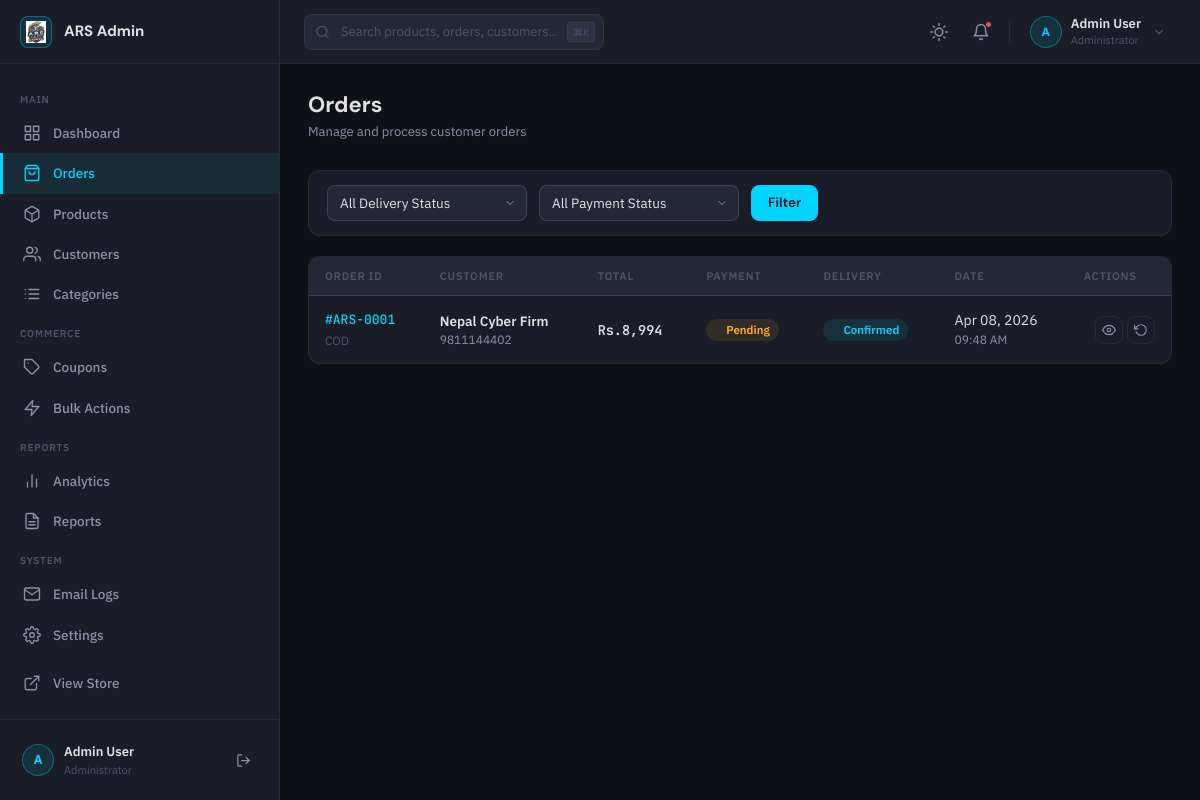
The app's page /admin/orders.php (signed in) with its own data.
### tables this page shows
CREATE TABLE `orders` (
  `id` int(11) NOT NULL AUTO_INCREMENT,
  `user_id` int(11) DEFAULT NULL,
  `total_amount` decimal(10,2) NOT NULL,
  `coupon_code` varchar(50) DEFAULT NULL,
  `discount_amount` decimal(10,2) DEFAULT 0.00,
  `payment_method` enum('COD','eSewa','BankQR') NOT NULL,
  `payment_status` enum('Pending','Paid','Failed') DEFAULT 'Pending',
  `delivery_status` enum('Pending','Confirmed','Shipped','Delivered','Cancelled') DEFAULT 'Pending',
  `current_location` varchar(255) DEFAULT 'Preparing for shipment',
  `location_updated_at` timestamp NULL DEFAULT NULL,
  `transaction_id` varchar(100) DEFAULT NULL,
  `payment_proof` varchar(255) DEFAULT NULL,
  `address` text DEFAULT NULL,
  `notes` text DEFAULT NULL,
  `created_at` timestamp NULL DEFAULT current_timestamp(),
  PRIMARY KEY (`id`),
  KEY `user_id` (`user_id`),
  CONSTRAINT `orders_ibfk_1` FOREIGN KEY (`user_id`) REFERENCES `users` (`id`)
);

CREATE TABLE `users` (
  `id` int(11) NOT NULL AUTO_INCREMENT,
  `full_name` varchar(255) NOT NULL,
  `email` varchar(255) DEFAULT NULL,
  `mobile` varchar(15) NOT NULL,
  `password` varchar(255) NOT NULL,
  `address` text DEFAULT NULL,
  `role` enum('admin','customer') DEFAULT 'customer',
  `created_at` timestamp NULL DEFAULT current_timestamp(),
  PRIMARY KEY (`id`),
  UNIQUE KEY `mobile` (`mobile`),
  UNIQUE KEY `email` (`email`)
);

### includes/functions.php (called while the page is built, shortened)
<?php
function formatPrice($price) {
    return CURRENCY . number_format((float)$price, 0);
}

### admin/orders.php (the view, shortened to what this page needs)
<?php
require_once __DIR__ . '/auth_check.php';
require_once __DIR__ . '/layout-parts.php';
$page = isset($_GET['page']) ? (int)$_GET['page'] : 1;
$per_page = 10;
$offset = ($page - 1) * $per_page;
$where = "WHERE 1=1";
$params = [];
try {
    $stmt = $pdo->prepare("
        SELECT o.*, u.full_name as customer_name, u.mobile as customer_mobile
        FROM orders o
        LEFT JOIN users u ON o.user_id = u.id
        $where
        ORDER BY o.created_at DESC
        LIMIT $per_page OFFSET $offset
    ");
    $stmt->execute($params);
    $orders = $stmt->fetchAll();
} catch (PDOException $e) {
    $orders = [];
    $total_pages = 1;
}
?>
<div class="page-header">
    <div>
        <h1 class="page-title">Orders</h1>
        <p class="page-subtitle">Manage and process customer orders</p>
    </div>
</div>
<div class="filter-bar">
    <form method="GET" style="display: flex; gap: 12px; flex-wrap: wrap; flex: 1;">
        <select name="status" class="form-select" style="width: 200px;">
            <option value="">All Delivery Status</option>
        </select>
        <select name="payment" class="form-select" style="width: 200px;">
            <option value="">All Payment Status</option>
        </select>
        <button type="submit" class="btn btn-primary">Filter</button>
    </form>
</div>
<div class="table-wrapper">
    <div class="table-scroll">
        <table class="data-table">
            <thead>
                <tr>
                    <th>Order ID</th>
                    <th>Customer</th>
                    <th>Total</th>
                    <th>Payment</th>
                    <th>Delivery</th>
                    <th>Date</th>
                    <th class="col-actions">Actions</th>
                </tr>
            </thead>
            <tbody>
                <?php foreach ($orders as $order): ?>
                <?php
                    $pay_map = [
                        'Paid'    => 'badge-success',
                        'Pending' => 'badge-warning',
                        'Failed'  => 'badge-danger',
                    ];
                    $del_map = [
                        'Pending'   => 'badge-warning',
                        'Confirmed' => 'badge-info',
                        'Shipped'   => 'badge-orange',
                        'Delivered' => 'badge-success',
                        'Cancelled' => 'badge-danger',
                    ];
                    $pay_cls = $pay_map[$order['payment_status']] ?? 'badge-muted';
                    $del_cls = $del_map[$order['delivery_status']] ?? 'badge-muted';
                ?>
                <tr>
                    <td>
                        <span class="order-id">#ARS-<?php echo str_pad($order['id'], 4, '0', STR_PAD_LEFT); ?></span>
                        <div style="font-size:12px;color:var(--text-muted);margin-top:2px;"><?php echo htmlspecialchars($order['payment_method']); ?></div>
                    </td>
                    <td>
                        <div style="font-weight:600;"><?php echo htmlspecialchars($order['customer_name'] ?: 'Guest'); ?></div>
                        <div style="font-size:12px;color:var(--text-secondary);"><?php echo htmlspecialchars($order['customer_mobile'] ?? ''); ?></div>
                    </td>
                    <td style="font-family:var(--font-mono);font-weight:600;"><?php echo formatPrice($order['total_amount']); ?></td>
                    <td><span class="badge <?php echo $pay_cls; ?>"><span class="badge-dot"></span><?php echo htmlspecialchars($order['payment_status']); ?></span></td>
                    <td><span class="badge <?php echo $del_cls; ?>"><span class="badge-dot"></span><?php echo htmlspecialchars($order['delivery_status']); ?></span></td>
                    <td>
                        <div style="font-size:14px;"><?php echo date('M d, Y', strtotime($order['created_at'])); ?></div>
                        <div style="font-size:12px;color:var(--text-secondary);"><?php echo date('h:i A', strtotime($order['created_at'])); ?></div>
                    </td>
                    <td class="col-actions">
                        <div class="actions-cell">
                            <a href="order-details.php?id=<?php echo $order['id']; ?>" class="btn btn-ghost btn-sm btn-icon" title="View Details">
                                <svg viewBox="0 0 24 24" fill="none" stroke="currentColor" stroke-width="2" stroke-linecap="round" stroke-linejoin="round" style="width:14px;height:14px;"><path d="M1 12s4-8 11-8 11 8 11 8-4 8-11 8-11-8-11-8z"/><circle cx="12" cy="12" r="3"/></svg>
                            </a>
                            <button class="btn btn-ghost btn-sm btn-icon" onclick="openStatusModal(<?php echo $order['id']; ?>, '<?php echo $order['delivery_status']; ?>', '<?php echo $order['payment_status']; ?>', '<?php echo addslashes($order['current_location'] ?? ''); ?>')" title="Update Status">
                                <svg viewBox="0 0 24 24" fill="none" stroke="currentColor" stroke-width="2" stroke-linecap="round" stroke-linejoin="round" style="width:14px;height:14px;"><polyline points="1 4 1 10 7 10"/><path d="M3.51 15a9 9 0 102.13-9.36L1 10"/></svg>
                            </button>
                        </div>
                    </td>
                </tr>
                <?php endforeach; ?>
            </tbody>
        </table>
    </div>
</div>

### records on screen
orders: id "0001", payment_method "COD", user.full_name "Nepal Cyber Firm", user.mobile "9811144402", total_amount "Rs.8,994", payment_status "Pending", delivery_status "Confirmed", created_at "Apr 08, 2026", created_at "09:48 AM"

### other values on screen
$initial "A"
$user_name "Admin User"
